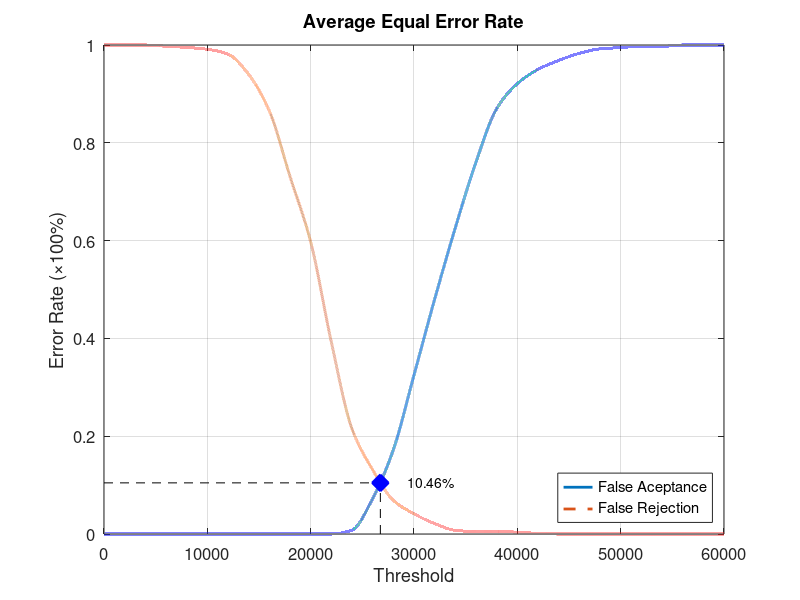
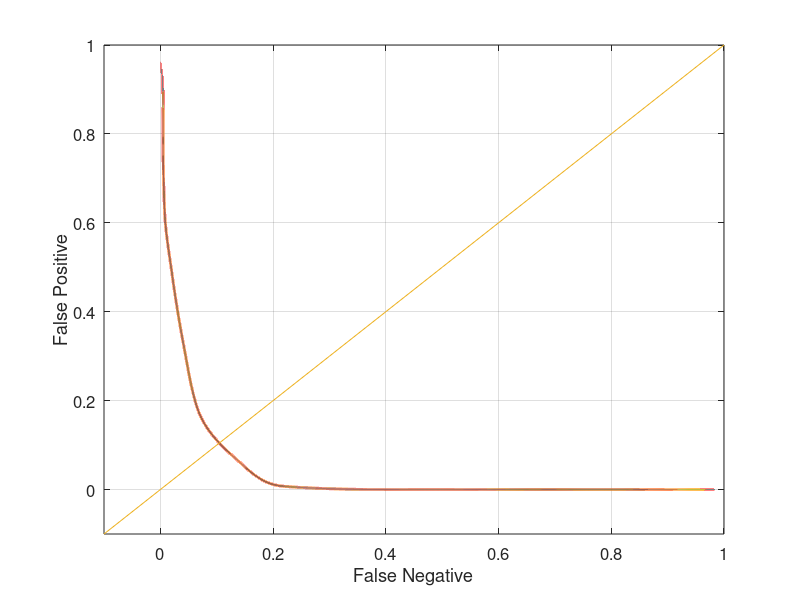

The MATLAB source for these figures, in order:
function yEER = Experiment1Average
close all;
clear;
clc;
x = 0:2000:60000;
xq = 0:0.5:60000;

y0 = [0 0 0 0 0 0 0 0 0 0 0 0 0.00789474 0.0723684 0.172368 0.325 0.480263 0.626316 0.760526 0.869737 0.921053 0.95 0.968421 0.982895 0.992105 0.994737 0.997368 0.997368 1 1 1];
yy0 = interp1(x, y0, xq, 'pchip');
y1 = [1 1 1 0.9975 0.995 0.99125 0.98125 0.94 0.865 0.73125 0.5975 0.3925 0.215 0.13125 0.06875 0.04125 0.02125 0.0075 0.005 0.005 0.00375 0.00125 0 0 0 0 0 0 0 0 0];
yy1 = interp1(x, y1, xq, 'pchip');

% Calculating EER: 
y2 = abs(y0 - y1);
find(y2 == min(y2))
yy2 = abs(yy0 - yy1);
xEER = find(yy2 == min(yy2));
xEERIndex = xq(xEER) % X-axis EER
yEER = yy0(xEER) % Y-axis EER

main = figure
plot(xq, yy0,'-','LineWidth', 2);	hold on
plot(xq, yy1,'--','LineWidth', 2);	hold on
plot([xEERIndex xEERIndex], [0 yEER], 'k--');	hold on
plot([0 xEERIndex], [yEER yEER], 'k--');	hold on
plot(xEERIndex, yEER, 'bx', 'LineWidth', 10);	hold on
text(xEERIndex + 10 * xEERIndex / 100, yEER, [num2str(round((10000 * yEER)) / 100) '%'])
legend('False Aceptance', 'False Rejection', 'Location', 'SouthEast')
xlabel('Threshold')
ylabel('Error Rate (\times100%)')
title('Average Equal Error Rate')
set(gca, 'FontSize', 12)
axis([0 60000 0 1])
grid on

print(main, 'Experiment1AverageMain', '-dpng');
FNRxFPR = figure('Color', [1 1 1]);
plot(yy1, yy0, '-', yy1, yy0, 'LineWidth', 2);
hold on
y = -0.1:0.1:1
plot(y, y); 
set(gca, 'FontSize', 12)
xlabel('False Negative')
ylabel('False Positive')
axis([-0.1 1 -0.1 1])
set(gca, 'FontSize', 12)
grid on

print(FNRxFPR, 'Experiment1AverageFNRxFPR','-dpng');
end
